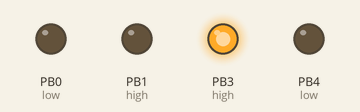
This program was run on a simulated ATtiny85, built with avr-gcc and emulated at 1 MHz. Shown: output pins drawn as LEDs (lit = HIGH). Sleep ends after the set time or at an interrupt. At 1.6 s the program stops and its outputs stay as they are.

Above: at 0.1 s.
At 1.6 s:
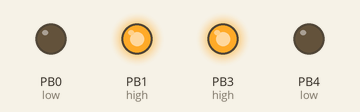
Timing chart, 0 to 3.1 s (numbered marks = the images above):
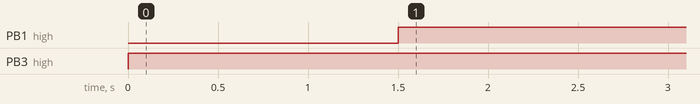

The program:

main.c
```c
/*
 * main.c
 *
 * Created: 21/02/2021 5:14:13 PM
 * Author : William Yang
 */

#include "devinfo.h"
#include "quick_charge.h"
#include <avr/io.h>
#include <util/delay.h>
#include <avr/sleep.h>

struct QuickCharge quick_charge = {
	.data_pos = {
		.low = {
			&PORTB, PB4,
			&PINB, PINB4,
			&DDRB, DDB4
		},
		.high = {
			&PORTB, PB3,
			&PINB, PINB3,
			&DDRB, DDB3
		}
	},
	.data_neg = {
		.low = {
			&PORTB, PB0,
			&PINB, PINB0,
			&DDRB, DDB0
		},
		.high = {
			&PORTB, PB1,
			&PINB, PINB1,
			&DDRB, DDB1
		}
	}
};

void system_sleep(void) {
	set_sleep_mode(SLEEP_MODE_IDLE);
	sleep_enable();
	sleep_mode();
	sleep_disable();
}

int main(void) {
	init_qc(&quick_charge);
	// NOTE: I am just using quick charge to get 12V to power a fan
	set_qc_voltage(&quick_charge, V12);
	system_sleep();
}

// NOTE: Demo with incrementing and decrementing quick charge voltage up and down
//       DO NOT USE this with a load connected, it is just for testing
void run_qc_test(struct QuickCharge* qc) {
	set_qc_voltage(qc, V5);
	_delay_us(1000);
	set_qc_voltage(qc, V9);
	_delay_us(1000);
	set_qc_voltage(qc, V12);
	_delay_us(1000);
	set_qc_voltage(qc, V20);
	_delay_us(1000);

	// to go from 5 to 20V in 0.2V increments
	// 1V = 5 * 0.2V
	// 20V-5V = 15
	// therefore 5*15 = 75 increments and decrements to ramp up and down
	const int total_increments = 75;
	set_qc_voltage(qc, V5);
	set_qc_voltage(qc, V_CONTINUOUS);
	while (1) {
		// Increase voltage
		for (int i = 0; i < total_increments; i++) {
			increment_qc(qc);
		}

		_delay_us(1000);

		// Decrease voltage
		for (int i = 0; i < total_increments; i++) {
			decrement_qc(qc);
		}
	}

	set_qc_voltage(qc, V5);
}
```

devinfo.h
```c
/*
 * devinfo.h
 *
 * Created: 17/03/2023 6:04:06 PM
 *  Author: William Yang
 *
 * Attiny85 constants
 *
 */

#ifndef DEVINFO_H_
#define DEVINFO_H_

// NOTE: We are using the inbuilt 1MHz oscillator since we are not using an external crystal
#ifndef F_CPU
#define F_CPU 1000000
#endif

#endif /* DEVINFO_H_ */
```

quick_charge.h
```c
/*
 * quick_charge.h
 *
 * Created: 17/03/2023 6:01:25 PM
 *  Author: William Yang
 *
 * Quick charge functions
 *
 */

#ifndef QUICK_CHARGE_H_
#define QUICK_CHARGE_H_

#include "devinfo.h"
#include <util/delay.h>

// Set a pin high or low
struct Pin {
	volatile uint8_t *PORTx;
	uint8_t PORTxn;
	volatile uint8_t *PINx;
	uint8_t PINxn;
	volatile uint8_t *DDRx;
	uint8_t DDxn;
};

enum PIN_VOLTAGE { LOW, HIGH, FLOAT };

void set_pin(struct Pin *p, enum PIN_VOLTAGE v) {
	switch (v)
	{
		case LOW:
		*(p->PORTx) &= ~(1 << p->PORTxn);
		*(p->DDRx) |= (1 << p->DDxn);
		break;
		case HIGH:
		*(p->PORTx) |= (1 << p->PORTxn);
		*(p->DDRx) |= (1 << p->DDxn);
		break;
		case FLOAT:
		*(p->PORTx) &= ~(1 << p->PORTxn);
		*(p->DDRx) &= ~(1 << p->DDxn);
		break;
	};
}

// Each data pin is connected to two GPIO pins
// These are connected by a 2.2k and 10k resistor
// With a 3.3V VCC we can create a 0V, 0.6V, 3.3V or floating voltage by setting each GPIO individually
struct DataOut {
	struct Pin high;	// Connected to 50k
	struct Pin low;		// Connected to 10k
};

enum DATA_VOLTAGE { V_FLOAT, V_0, V_0_6, V_3_3 };

void set_data_out(struct DataOut *p, enum DATA_VOLTAGE v) {
	switch (v) {
	case V_FLOAT:
		set_pin(&(p->high), FLOAT);
		set_pin(&(p->low), FLOAT);
		break;
	case V_0:
		set_pin(&(p->high), LOW);
		set_pin(&(p->low), LOW);
		break;
	case V_0_6:
		// 3.3V * 2.2/(2.2+10) = 0.6V
		set_pin(&(p->high), HIGH);
		set_pin(&(p->low), LOW);
		break;
	case V_3_3:
		set_pin(&(p->high), HIGH);
		set_pin(&(p->low), HIGH);
		break;
	default:
		break;
	};
};

// Quick charge protocol sets voltages on the data+ and data- USB pins
// These act like commands to the power source
struct QuickCharge {
	struct DataOut data_pos;
	struct DataOut data_neg;
};

enum QC_VOLTAGE { V5, V9, V12, V20, V_CONTINUOUS };

// Source: docs/quick_charge_3_datasheet.pdf
// Table 3: QC 2.0 control table
// Inform power source that we are quick charge enabled
void init_qc(struct QuickCharge* qc) {
	set_data_out(&(qc->data_pos), V_0_6);
	set_data_out(&(qc->data_neg), V_FLOAT);
	// Minimum initialization time of 1.0-1.4 s
	_delay_ms(1500);
}

// Source: docs/quick_charge_3_datasheet.pdf
// Section: The principle of QC 3.0 charging
// Table 3: QC 3.0 control table
void set_qc_voltage(struct QuickCharge* qc, enum QC_VOLTAGE v) {
	switch (v) {
	case V5:
		set_data_out(&(qc->data_pos), V_0_6);
		set_data_out(&(qc->data_neg), V_0);
		break;
	case V9:
		set_data_out(&(qc->data_pos), V_3_3);
		set_data_out(&(qc->data_neg), V_0_6);
		break;
	case V12:
		set_data_out(&(qc->data_pos), V_0_6);
		set_data_out(&(qc->data_neg), V_0_6);
		break;
	case V20:
		set_data_out(&(qc->data_pos), V_3_3);
		set_data_out(&(qc->data_neg), V_3_3);
		break;
	case V_CONTINUOUS:
		set_data_out(&(qc->data_pos), V_0_6);
		set_data_out(&(qc->data_neg), V_3_3);
		break;
	default:
		break;
	};
	// Minimum wait time of 20-60 ms
	_delay_ms(100);
}

// Source: docs/quick_charge_3_datasheet.pdf
// Section: The principle of QC 3.0 charging
// Figure 4 : Quick Charge 3.0 Ramp Up 3.2V and Ramp Down 3.2V
// When in continuous mode increment and decrement by 200mV by pulsing the data- or data+ pins
// The pulse length has to be at least 200ms in duration
// Pulse data+ pin to increase by 0.2V
void increment_qc(struct QuickCharge* qc) {
	set_data_out(&(qc->data_pos), V_3_3);
	_delay_us(200);
	set_data_out(&(qc->data_pos), V_0_6);
	_delay_us(200);
}
// Pulse data- pin to decrease by 0.2V
void decrement_qc(struct QuickCharge* qc) {
	set_data_out(&(qc->data_neg), V_0_6);
	_delay_us(200);
	set_data_out(&(qc->data_neg), V_3_3);
	_delay_us(200);
}


#endif /* QUICK_CHARGE_H_ */
```

Measured:
- by itself, PB1 (high): LOW → HIGH at 1.5 s
- by itself, PB3 (high): LOW → HIGH at 0.00 s
